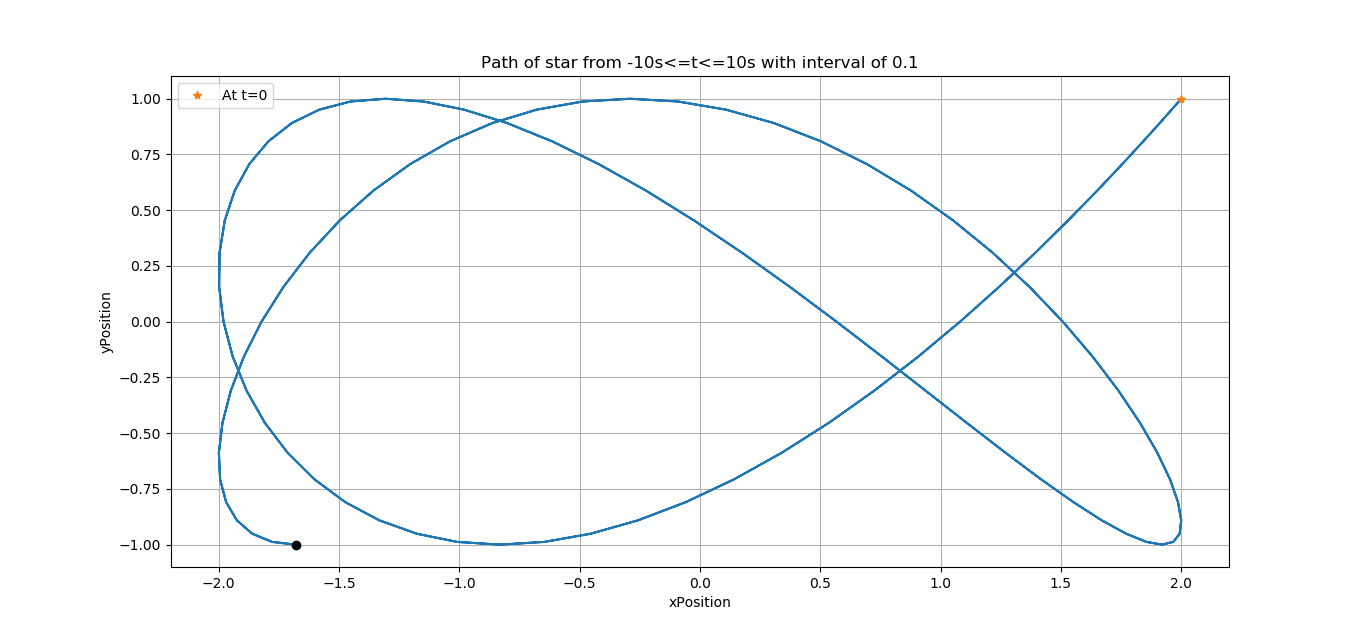

Write the Python code that produced this figure.
# -*- coding: utf-8 -*-
"""
Created on Wed Nov  7 10:53:39 2018

@author: robin
"""
import numpy as np
import matplotlib.pyplot as plt

G = 1
Ma = 1

def func(t):
    x = 2*np.cos(t)
    y = np.cos((np.pi/2)*t)
    return x,y

t = np.arange(-10,10.1,0.1)
plt.plot(func(t)[0],func(t)[1])#,'ko',label='Initial position')
plt.plot(func(t)[0][0],func(t)[1][0],'ko')
plt.plot(func(0)[0],func(0)[1],'*',label='At t=0')
plt.xlabel('xPosition')
plt.ylabel('yPosition')
plt.title('Path of star from -10s<=t<=10s with interval of 0.1')
plt.legend()
plt.grid()
plt.show()
